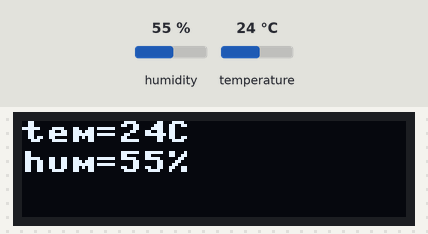
Bench run of a program on a simulated MicroPython board. On the bench: 128×32 one-colour display. The inputs (shaded band) are chosen by the test bench; at power-on: humidity 55 %, temperature 24 °C. Library files of the repository ran but are not shown: ssd1306.py; what the program prints to the serial console is not drawn.

Above: at 0.2 s.

The program:

temperature_and_humidity.py
```python
from machine import Pin, I2C
import utime
from dht11 import DHT11
i2c = I2C(0, scl=Pin(21), sda=Pin(20), freq=100000)

from ssd1306 import SSD1306_I2C
oled = SSD1306_I2C(128,32, i2c)

# 初始化温湿度引脚
pin = Pin(22, Pin.OUT)
# 初始化温湿度库
dht11 = DHT11(pin)

while True:
    temperature = dht11.temperature
    humidity = dht11.humidity
    # 打印数据
    print("temperature=%dC, humidity=%d%%" % (temperature, humidity))

    # 格式化数据为字符串格式
    str_temperature = "tem=%dC"%(temperature)
    str_humidity = "hum=%d%%"%(humidity)

    # oled 显示数据
    oled.fill(0x0)
    oled.text(str_temperature, 0, 0)
    oled.text(str_humidity, 0, 10)
    oled.show()

    utime.sleep(60)
```
